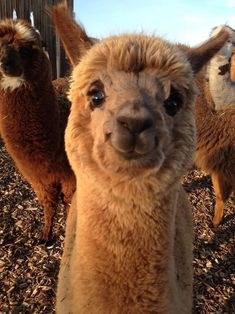
#> input picture cbir/referenceImages/Alpaca_1.jpg, 235 x 314 px; its folder holds 4 pictures in this run
$ python run.py
#> lines starting #> are read from the running program, lines starting #| are printed output that depends on the picture
### cbir/orb.py
import cv2 as cv
import os
import numpy as np
from tqdm import tqdm
import matplotlib.pyplot as plt
import matplotlib.image as mpimg

ref_path = os.getcwd() + '/referenceImages'

query_path = os.getcwd() + '/queryImages'


#read image
def read_image(path):
    # read the image without changing its content
#> called with path = 'cbir/referenceImages/Alpaca_1.jpg'
    img = cv.imread(path, cv.IMREAD_UNCHANGED)
#> img is the input picture: shape (314, 235, 3); mean B, G, R 64.8, 88.2, 121.5
    # if there is a mask
    if img.shape[2] == 4:
        # copy the mask
        mask = img[:, :, 3].copy()
        # fill the masked region with white
        img[mask == 0, 0:3] = 255
        return img, mask
    return img, None


#iterate through file names and return descriptors for images using ORB
#https://opencv-python-tutroals.readthedocs.io/en/latest/py_tutorials/py_feature2d/py_orb/py_orb.html
def create_descriptors(images):
    descriptors = []
    path = ''
    detector = cv.ORB.create()
    for image in tqdm(images):
        img, mask = read_image(ref_path+'/'+image)
        gray = cv.cvtColor(img, cv.COLOR_BGR2GRAY)
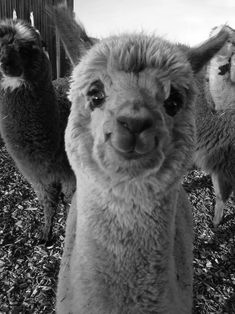
#> gray: shape (314, 235); min 1, max 255, mean 95.5
        kp, des = detector.detectAndCompute(gray, mask)
#> kp = 449 keypoints; strongest (x, y, size): (51, 251, 31), (49, 247, 31), (55, 254, 31), (51, 254, 31)
        descriptors.append([image, des])
#> pass 2 of the loop in create_descriptors, `for image in tqdm(images):`:
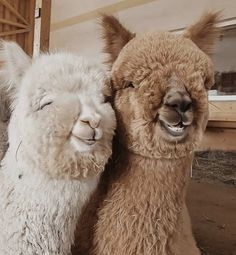
#> input picture cbir/referenceImages/Alpaca_10.jpg, 236 x 255 px
#> in read_image, img is the input picture: shape (255, 236, 3); mean B, G, R 109.5, 126.1, 147.9
#> in create_descriptors, `gray = cv.cvtColor(img, cv.COLOR_BGR2GRAY)`:
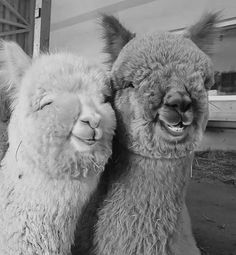
#> gray: shape (255, 236); min 3, max 228, mean 130.7
#> kp = 442 keypoints; strongest (x, y, size): (93, 139, 31), (180, 128, 31), (183, 123, 31), (182, 128, 31)
#> pass 3 of the loop in create_descriptors, `for image in tqdm(images):`:
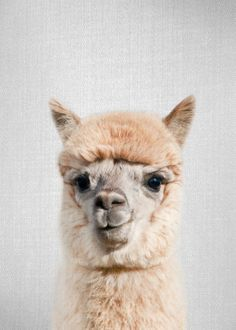
#> input picture cbir/referenceImages/Alpaca_11.jpg, 236 x 330 px
#> in read_image, img is the input picture: shape (330, 236, 3); mean B, G, R 193.6, 200.1, 207.7
#> in create_descriptors, `gray = cv.cvtColor(img, cv.COLOR_BGR2GRAY)`:
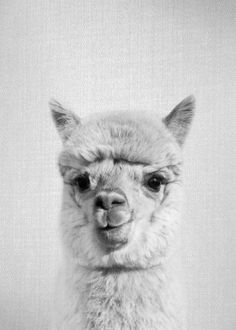
#> gray: shape (330, 236); min 0, max 246, mean 201.6
#> kp = 460 keypoints; strongest (x, y, size): (164, 180, 64.3), (161, 185, 31), (101, 210, 37.2), (162, 185, 37.2)
#> the loop made 4 passes; the first 3 are shown
    return descriptors


#find descriptors for query image
# [51 lines left out: functions nearest_neighbor, image_retrieval, draw_matches, not called in this run]

### cbir/run.py
from orb import *
from google.colab.patches import cv2_imshow
import cv2

ref_path = os.getcwd() + '/referenceImages'
query_path = os.getcwd() + '/queryImages'

#list of file names in reference image folder
ref_images = os.listdir(ref_path)

#creating descriptors for reference images
ref_desc = create_descriptors(ref_images)

query_images = []
#creating list of query image locations
#> (the run stopped early here; a loop or call above may not have finished)
